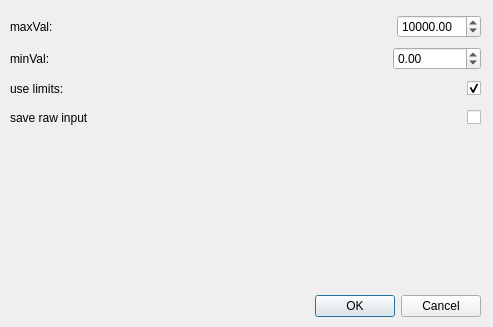
<?xml version="1.0" encoding="UTF-8"?>
<ui version="4.0">
 <class>GeneralSettings</class>
 <widget class="QDialog" name="GeneralSettings">
  <property name="geometry">
   <rect>
    <x>0</x>
    <y>0</y>
    <width>493</width>
    <height>327</height>
   </rect>
  </property>
  <property name="windowTitle">
   <string>Dialog</string>
  </property>
  <widget class="QDialogButtonBox" name="buttonBox">
   <property name="geometry">
    <rect>
     <x>10</x>
     <y>290</y>
     <width>471</width>
     <height>32</height>
    </rect>
   </property>
   <property name="orientation">
    <enum>Qt::Horizontal</enum>
   </property>
   <property name="standardButtons">
    <set>QDialogButtonBox::Cancel|QDialogButtonBox::Ok</set>
   </property>
  </widget>
  <widget class="QWidget" name="layoutWidget">
   <property name="geometry">
    <rect>
     <x>10</x>
     <y>12</y>
     <width>471</width>
     <height>120</height>
    </rect>
   </property>
   <layout class="QVBoxLayout" name="verticalLayout">
    <item>
     <layout class="QHBoxLayout" name="horizontalLayout">
      <item>
       <widget class="QLabel" name="label">
        <property name="toolTip">
         <string>&lt;html&gt;&lt;head/&gt;&lt;body&gt;&lt;p&gt;Sensor values &amp;gt; maxVal will  not be displayed in the absolute graph. Also a sensor failure will be triggered.&lt;/p&gt;&lt;/body&gt;&lt;/html&gt;</string>
        </property>
        <property name="text">
         <string>maxVal:</string>
        </property>
       </widget>
      </item>
      <item>
       <spacer name="horizontalSpacer">
        <property name="orientation">
         <enum>Qt::Horizontal</enum>
        </property>
        <property name="sizeHint" stdset="0">
         <size>
          <width>40</width>
          <height>20</height>
         </size>
        </property>
       </spacer>
      </item>
      <item>
       <widget class="QDoubleSpinBox" name="maxValSpinBox">
        <property name="maximum">
         <double>2000000.000000000000000</double>
        </property>
        <property name="value">
         <double>10000.000000000000000</double>
        </property>
       </widget>
      </item>
     </layout>
    </item>
    <item>
     <layout class="QHBoxLayout" name="horizontalLayout_3">
      <item>
       <widget class="QLabel" name="label_3">
        <property name="toolTip">
         <string>&lt;html&gt;&lt;head/&gt;&lt;body&gt;&lt;p&gt;Sensor values &amp;lt; minVal will not be displayed in the absolute graph. Also a sensor value will be triggered.&lt;/p&gt;&lt;/body&gt;&lt;/html&gt;</string>
        </property>
        <property name="text">
         <string>minVal:</string>
        </property>
       </widget>
      </item>
      <item>
       <spacer name="horizontalSpacer_3">
        <property name="orientation">
         <enum>Qt::Horizontal</enum>
        </property>
        <property name="sizeHint" stdset="0">
         <size>
          <width>40</width>
          <height>20</height>
         </size>
        </property>
       </spacer>
      </item>
      <item>
       <widget class="QDoubleSpinBox" name="minValSpinBox">
        <property name="minimum">
         <double>-200000.000000000000000</double>
        </property>
        <property name="maximum">
         <double>2000000.000000000000000</double>
        </property>
        <property name="value">
         <double>0.000000000000000</double>
        </property>
       </widget>
      </item>
     </layout>
    </item>
    <item>
     <layout class="QHBoxLayout" name="horizontalLayout_4">
      <item>
       <widget class="QLabel" name="label_4">
        <property name="toolTip">
         <string>&lt;html&gt;&lt;head/&gt;&lt;body&gt;&lt;p&gt;Ignore maxVal and minVal if unchecked.&lt;/p&gt;&lt;/body&gt;&lt;/html&gt;</string>
        </property>
        <property name="text">
         <string>use limits:</string>
        </property>
       </widget>
      </item>
      <item>
       <spacer name="horizontalSpacer_4">
        <property name="orientation">
         <enum>Qt::Horizontal</enum>
        </property>
        <property name="sizeHint" stdset="0">
         <size>
          <width>40</width>
          <height>20</height>
         </size>
        </property>
       </spacer>
      </item>
      <item>
       <widget class="QCheckBox" name="useLimitsCheckBox">
        <property name="text">
         <string/>
        </property>
        <property name="checked">
         <bool>true</bool>
        </property>
       </widget>
      </item>
     </layout>
    </item>
    <item>
     <layout class="QHBoxLayout" name="horizontalLayout_2">
      <item>
       <widget class="QLabel" name="label_2">
        <property name="toolTip">
         <string>&lt;html&gt;&lt;head/&gt;&lt;body&gt;&lt;p&gt;Automatically stores absolute sensor values when checked.&lt;/p&gt;&lt;/body&gt;&lt;/html&gt;</string>
        </property>
        <property name="text">
         <string>save raw input</string>
        </property>
       </widget>
      </item>
      <item>
       <spacer name="horizontalSpacer_2">
        <property name="orientation">
         <enum>Qt::Horizontal</enum>
        </property>
        <property name="sizeHint" stdset="0">
         <size>
          <width>40</width>
          <height>20</height>
         </size>
        </property>
       </spacer>
      </item>
      <item>
       <widget class="QCheckBox" name="saveRawInputCheckBox">
        <property name="text">
         <string/>
        </property>
       </widget>
      </item>
     </layout>
    </item>
   </layout>
  </widget>
 </widget>
 <resources/>
 <connections>
  <connection>
   <sender>buttonBox</sender>
   <signal>accepted()</signal>
   <receiver>GeneralSettings</receiver>
   <slot>accept()</slot>
   <hints>
    <hint type="sourcelabel">
     <x>248</x>
     <y>254</y>
    </hint>
    <hint type="destinationlabel">
     <x>157</x>
     <y>274</y>
    </hint>
   </hints>
  </connection>
  <connection>
   <sender>buttonBox</sender>
   <signal>rejected()</signal>
   <receiver>GeneralSettings</receiver>
   <slot>reject()</slot>
   <hints>
    <hint type="sourcelabel">
     <x>316</x>
     <y>260</y>
    </hint>
    <hint type="destinationlabel">
     <x>286</x>
     <y>274</y>
    </hint>
   </hints>
  </connection>
 </connections>
</ui>
